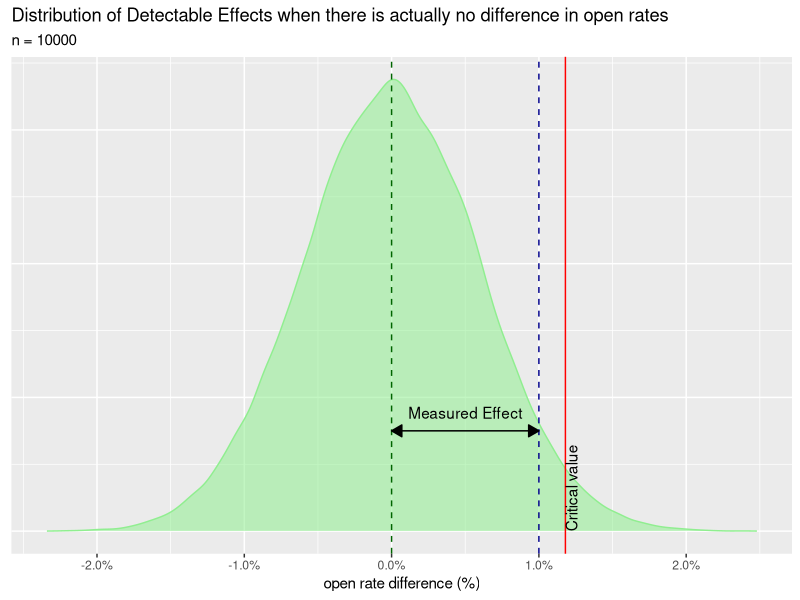
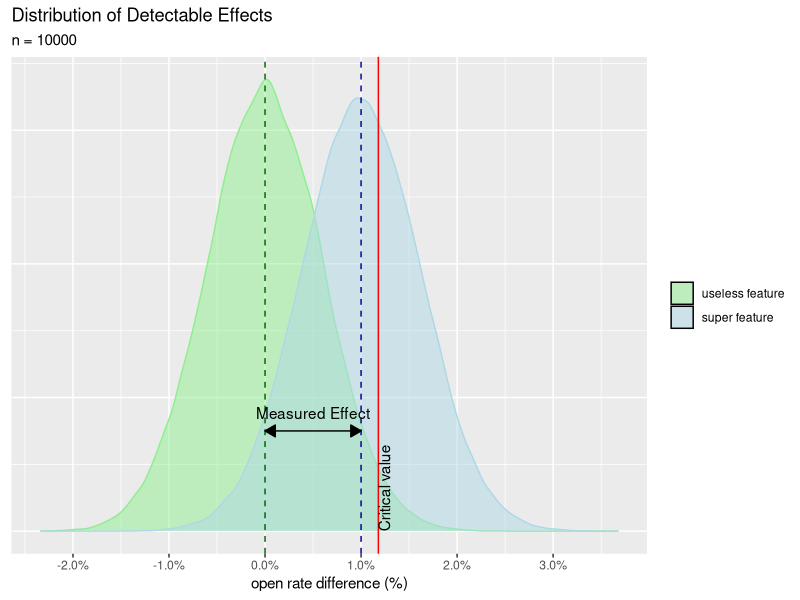
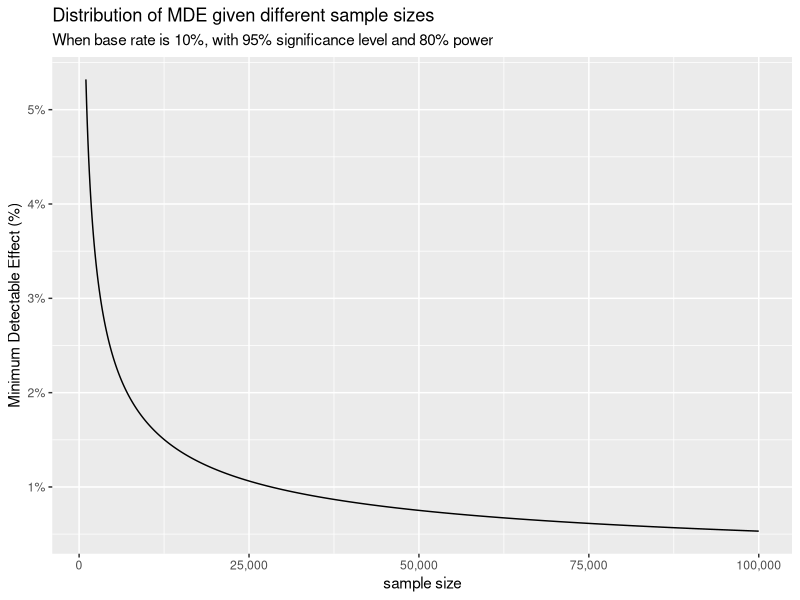

Generate these figures, in order, with R:
library(data.table)
library(dplyr)
library(ggplot2)
library(glue)

# initial params ----------------------------------------------------------

n_rep <- 10^5
p <- 0.1
p_effect <- 0.11
n <- 10000

alpha <- 0.05
beta <- 0.2

# plot effects ------------------------------------------------------------

base_rate <- rbinom(n_rep, n/2, p)/(n/2)
useless_feature <- rbinom(n_rep, n/2, p)/(n/2)

dt_useless_feature <- data.table(useless_feature_distr = useless_feature - base_rate)

critival_value <- dt_useless_feature[, quantile(useless_feature_distr, 1 - alpha/2)]

ggplot() + 
	geom_density(data = dt_useless_feature, 
		aes(x = useless_feature_distr, alpha = 0.5), 
		color = "lightgreen", fill = "lightgreen") + 
	scale_x_continuous(labels = scales::percent, breaks = seq(-0.02, 0.04, 0.01)) +
	labs(x = "open rate difference (%)", y = NULL, fill = NULL) + 
	theme(axis.text.y=element_blank(),
		  axis.ticks.y = element_blank(),
		  legend.position = "none") + 
	geom_vline(xintercept = 0, color = "darkgreen", linetype = "dashed") + 
	geom_vline(xintercept = p_effect - p, color = "darkblue", linetype = "dashed") + 
	geom_vline(xintercept = critival_value, color = "red") +
	annotate("text", x = critival_value, y = 0, label = "Critical value", 
			 hjust = 0, vjust = 1, angle = 90) + 
	geom_segment(aes(x = 0, xend = p_effect - p, y = 15, yend = 15),
				 	 arrow = arrow(length=unit(0.30, "cm"), ends = "both", type = "closed")) +
	annotate("text", x = (p_effect - p)/2, y = 15, label = "Measured Effect", vjust = -1) +
	ggtitle("Distribution of Detectable Effects when there is actually no difference in open rates",
			subtitle = glue("n = {n}"))
	

super_feature <- rbinom(n_rep, n/2, p_effect)/(n/2)
dt_super_and_useless_feature <- data.table(useless_feature_distr = useless_feature - base_rate,
							   super_feature_distr = super_feature - base_rate) %>% 
	melt(measure.vars = c("useless_feature_distr", "super_feature_distr"))

ggplot() +
	geom_density(data = dt_super_and_useless_feature, 
		aes(x = value, fill = variable, color = variable), alpha = 0.5) +
	scale_fill_manual(values = c("lightgreen", "lightblue"), 
					  labels = c("useless feature", "super feature")) +
	scale_color_manual(values = c("lightgreen", "lightblue"), guide = FALSE) +
	scale_x_continuous(labels = scales::percent, breaks = seq(-0.02, 0.04, 0.01)) +
	labs(x = "open rate difference (%)", y = NULL, fill = NULL) + 
	theme(axis.text.y=element_blank(),
		  axis.ticks.y = element_blank()) + 
	geom_vline(xintercept = 0, color = "darkgreen", linetype = "dashed") + 
	geom_vline(xintercept = p_effect - p, color = "darkblue", linetype = "dashed") + 
	geom_vline(xintercept = critival_value, color = "red") +
	annotate("text", x = critival_value, y = 0, label = "Critical value", 
			 hjust = 0, vjust = 1, angle = 90) + 
	geom_segment(aes(x = 0, xend = p_effect - p, y = 15, yend = 15), 
				 	 arrow = arrow(length=unit(0.30, "cm"), ends = "both", type = "closed")) +
	annotate("text", x = (p_effect - p)/2, y = 15, label = "Measured Effect", vjust = -1) +
	ggtitle("Distribution of Detectable Effects",
			subtitle = glue("n = {n}"))
	

# MDE distribution --------------------------------------------------------

calculateMinimumDetectableEffect <- function(p1, n, prop_of_treatment = 0.5, alpha = 0.05, beta = 0.2) {
    M <- qt(1-alpha/2, n - 1) + qt(1-beta, n - 1)
    variance <- p1 * (1 - p1)
    weight <- prop_of_treatment * (1 - prop_of_treatment) * n
    M * sqrt(variance / weight)
}

n_seq <- seq.int(1000, 100000, by = 100)
mde_dist <- data.table(n = n_seq, MDE = calculateMinimumDetectableEffect(p, n_seq, alpha = alpha, beta = beta))

ggplot(mde_dist, aes(x = n, y = MDE)) + 
	geom_line() + 
	scale_x_continuous(labels = scales::comma) +
	scale_y_continuous(labels = scales::percent) +
	labs(title = "Distribution of MDE given different sample sizes",
		 subtitle = glue("When base rate is {p * 100}%, with {(1 - alpha) * 100}% significance level and {(1 - beta) * 100}% power"),
		 x = "sample size", y = "Minimum Detectable Effect (%)")


# calculate MDE for current sample size -----------------------------------

mde <- calculateMinimumDetectableEffect(p, n, alpha = alpha, beta = beta)
